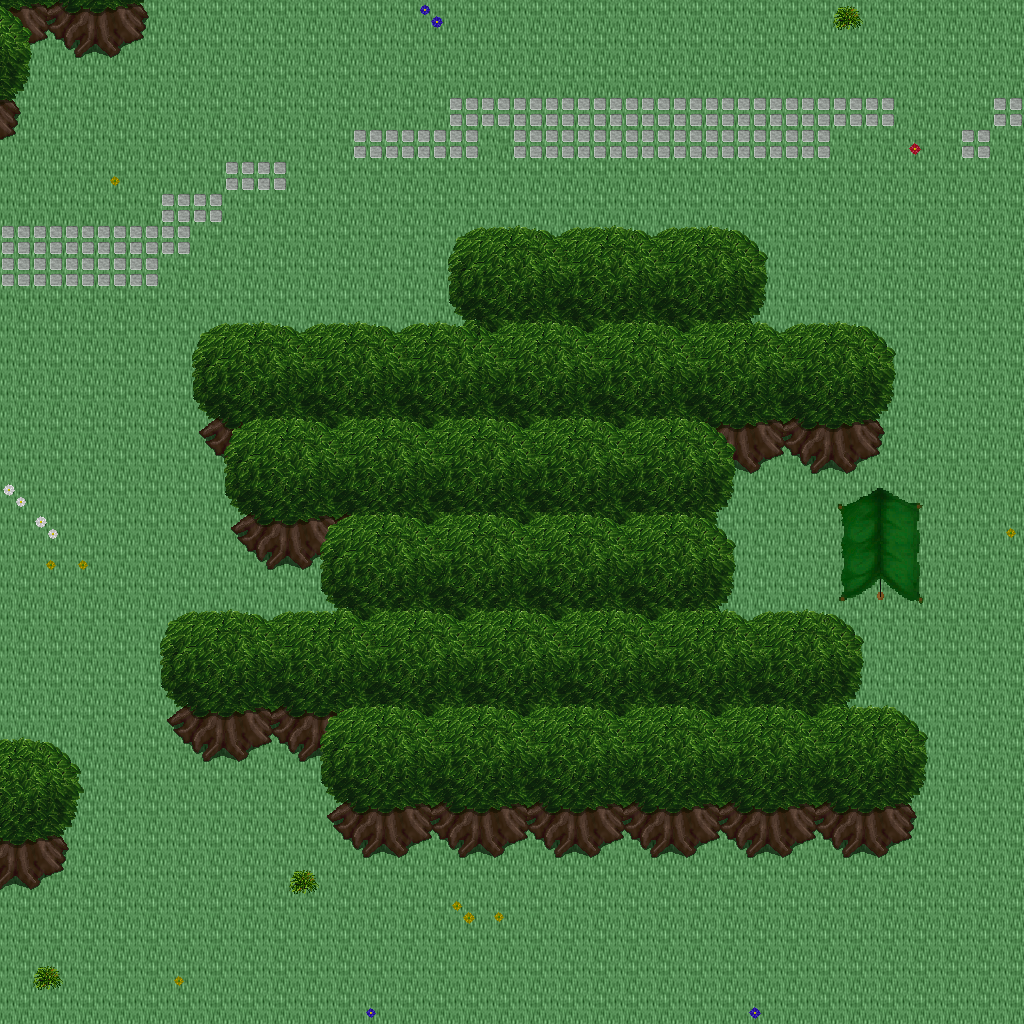

A level layout from a 2D game, rendered from its tile map. Below: a short description, then the map file with tile-grid data replaced by summaries:
An orthogonal 32x32 tile map with 32x32 px tiles, 5 tile layers (Ground, Objects, Objects2, Above, ...), 1 hidden layer not drawn, 21 tilesets.

<map version="1.10" tiledversion="1.11.0" orientation="orthogonal" renderorder="right-down" width="32" height="32" tilewidth="32" tileheight="32" infinite="0" nextlayerid="11" nextobjectid="1">
 <tileset firstgid="1" name="ground_ground" tilewidth="32" tileheight="32" tilecount="33" columns="3">
  <image source="../drawable/ground_ground.png" width="96" height="352" />
 </tileset>
 <tileset firstgid="34" name="ground_water_pool" tilewidth="32" tileheight="32" tilecount="72" columns="3">
  <image source="../drawable/ground_water_pool.png" width="96" height="768" />
 </tileset>
 <tileset firstgid="106" name="ground_ridge_earth_dark" tilewidth="32" tileheight="32" tilecount="96" columns="12">
  <image source="../drawable/ground_ridge_earth_dark.png" width="384" height="256" />
 </tileset>
 <tileset firstgid="202" name="ground_grass_edges" tilewidth="32" tileheight="32" tilecount="36" columns="12">
  <image source="../drawable/ground_grass_edges.png" width="384" height="96" />
 </tileset>
 <tileset firstgid="238" name="ground_earth_edges" tilewidth="32" tileheight="32" tilecount="18" columns="6">
  <image source="../drawable/ground_earth_edges.png" width="192" height="96" />
 </tileset>
 <tileset firstgid="256" name="ground_grass_corners" tilewidth="32" tileheight="32" tilecount="24" columns="6">
  <image source="../drawable/ground_grass_corners.png" width="192" height="128" />
 </tileset>
 <tileset firstgid="280" name="plant_flower_daisy_blue" tilewidth="32" tileheight="32" tilecount="8" columns="2">
  <image source="../drawable/plant_flower_daisy_blue.png" width="64" height="128" />
 </tileset>
 <tileset firstgid="288" name="plant_flower_daisy_yellow" tilewidth="32" tileheight="32" tilecount="8" columns="2">
  <image source="../drawable/plant_flower_daisy_yellow.png" width="64" height="128" />
 </tileset>
 <tileset firstgid="296" name="plant_bush_bushes" tilewidth="32" tileheight="32" tilecount="10" columns="5">
  <image source="../drawable/plant_bush_bushes.png" width="160" height="64" />
 </tileset>
 <tileset firstgid="306" name="plant_flower_daisy_red" tilewidth="32" tileheight="32" tilecount="8" columns="2">
  <image source="../drawable/plant_flower_daisy_red.png" width="64" height="128" />
 </tileset>
 <tileset firstgid="314" name="plant_flower_daisy_white" tilewidth="32" tileheight="32" tilecount="8" columns="2">
  <image source="../drawable/plant_flower_daisy_white.png" width="64" height="128" />
 </tileset>
 <tileset firstgid="322" name="logic_collision" tilewidth="32" tileheight="32" tilecount="1" columns="1">
  <image source="../drawable/logic_collision.png" width="32" height="32" />
 </tileset>
 <tileset firstgid="323" name="plant_tree_tree_green" tilewidth="32" tileheight="32" tilecount="88" columns="8">
  <image source="../drawable/plant_tree_tree_green.png" width="256" height="352" />
 </tileset>
 <tileset firstgid="411" name="building_castle" tilewidth="32" tileheight="32" tilecount="320" columns="20">
  <image source="../drawable/building_castle.png" width="640" height="512" />
 </tileset>
 <tileset firstgid="731" name="object_tent" tilewidth="32" tileheight="32" tilecount="9" columns="3">
  <image source="../drawable/object_tent.png" width="96" height="96" />
 </tileset>
 <tileset firstgid="740" name="logic_item_sheepfood" tilewidth="32" tileheight="32" tilecount="1" columns="1">
  <image source="../drawable/logic_item_sheepfood.png" width="32" height="32" />
 </tileset>
 <tileset firstgid="741" name="logic_creature_fairy" tilewidth="32" tileheight="32" tilecount="4" columns="4">
  <image source="../drawable/logic_creature_fairy.png" width="128" height="32" />
 </tileset>
 <tileset firstgid="745" name="logic_item_resources" tilewidth="32" tileheight="32" tilecount="6" columns="6">
  <image source="../drawable/logic_item_resources.png" width="192" height="32" />
 </tileset>
 <tileset firstgid="751" name="logic_portal" tilewidth="32" tileheight="32" tilecount="24" columns="8">
  <image source="../drawable/logic_portal.png" width="256" height="96" />
 </tileset>
 <tileset firstgid="775" name="ground_green_paving" tilewidth="32" tileheight="32" tilecount="18" columns="3">
  <image source="../drawable/ground_green_paving.png" width="96" height="192" />
 </tileset>
 <tileset firstgid="793" name="logic_protection" tilewidth="32" tileheight="32" tilecount="2" columns="2">
  <image source="../drawable/logic_protection.png" width="64" height="32" />
 </tileset>
 <layer id="1" name="Ground" width="32" height="32">
  <data>[1024 cells, 1024 non-empty, 1 distinct tile ids]</data>
 </layer>
 <layer id="2" name="Objects" width="32" height="32">
  <data>[1024 cells, 168 non-empty, 31 distinct tile ids]</data>
 </layer>
 <layer id="3" name="Objects2" width="32" height="32">
  <data>[1024 cells, 0 non-empty, 0 distinct tile ids]</data>
 </layer>
 <layer id="4" name="Above" width="32" height="32">
  <data>[1024 cells, 324 non-empty, 33 distinct tile ids]</data>
 </layer>
 <layer id="5" name="Above2" width="32" height="32">
  <data>[1024 cells, 7 non-empty, 3 distinct tile ids]</data>
 </layer>
 <layer id="6" name="Walkable" width="32" height="32" visible="0">
  <data>[1024 cells, 295 non-empty, 1 distinct tile ids]</data>
 </layer>
 <objectgroup id="7" name="Mapevents" />
 <objectgroup id="8" name="Spawn" />
 <objectgroup id="9" name="Keys" />
 <objectgroup id="10" name="Replace" />
</map>
